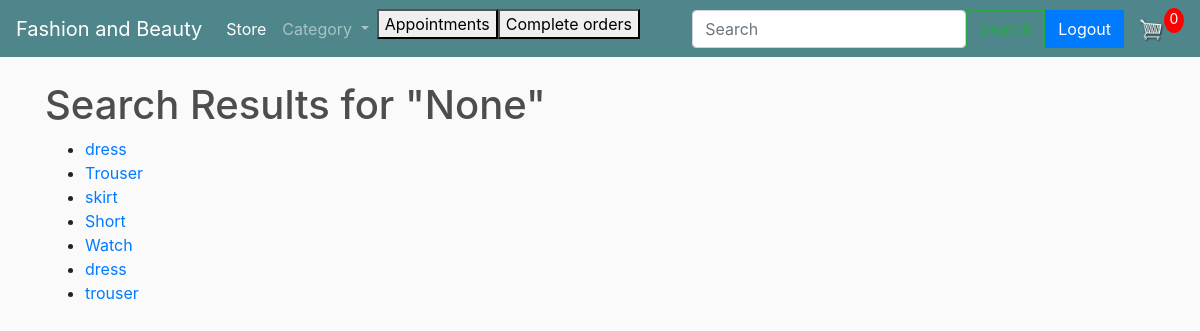
The app's page /search/ with its own data.
### myfashionbeauty/models.py (models this page shows, shortened)
class Product(models.Model):
    vendor = models.ForeignKey(settings.AUTH_USER_MODEL, on_delete=models.CASCADE, null=True)
    name = models.CharField(max_length=200)
    price = models.FloatField(max_length=7, default=0.00)
    description = models.TextField(default="")
    type=models.CharField(default="none", max_length=50)
    image = models.ImageField(null=True, blank=True)

### myfashionbeauty/views.py (the view)
# urls.py: path('search/', views.product_search, name="product_search"),
def product_search(request):
    query = request.GET.get('q')
    if query:
        products = Product.objects.filter(Q(name__icontains=query) | Q(description__icontains=query))
    else:
        products = Product.objects.all()
    context = {'products': products, 'query': query}
    return render(request, 'product_search.html', context)

### myfashionbeauty/templates/product_search.html
{% extends 'main.html' %}
{% block content %}
  <h1>Search Results for "{{ query }}"</h1>
  {% if products %}
    <ul>
    {% for product in products %}
      <li><a href="{% url 'product_view' pk=product.pk %}">{{ product.name }}</a></li>
    {% endfor %}
    </ul>
  {% else %}
    <p>No products found.</p>
  {% endif %}
{% endblock %}

### static/css/main.css (style rules this page uses)
body { background-color: hsl(0, 0%, 98%); }
h1,h2,h3,h4,h5,h6 { color:hsl(0, 0%, 30%); }

### records on screen
Product: type "None", name "Watch"
Product: name "dress"
Product: name "Trouser"
Product: name "skirt"
Product: name "Short"
Product: name "dress"
Product: name "trouser"
